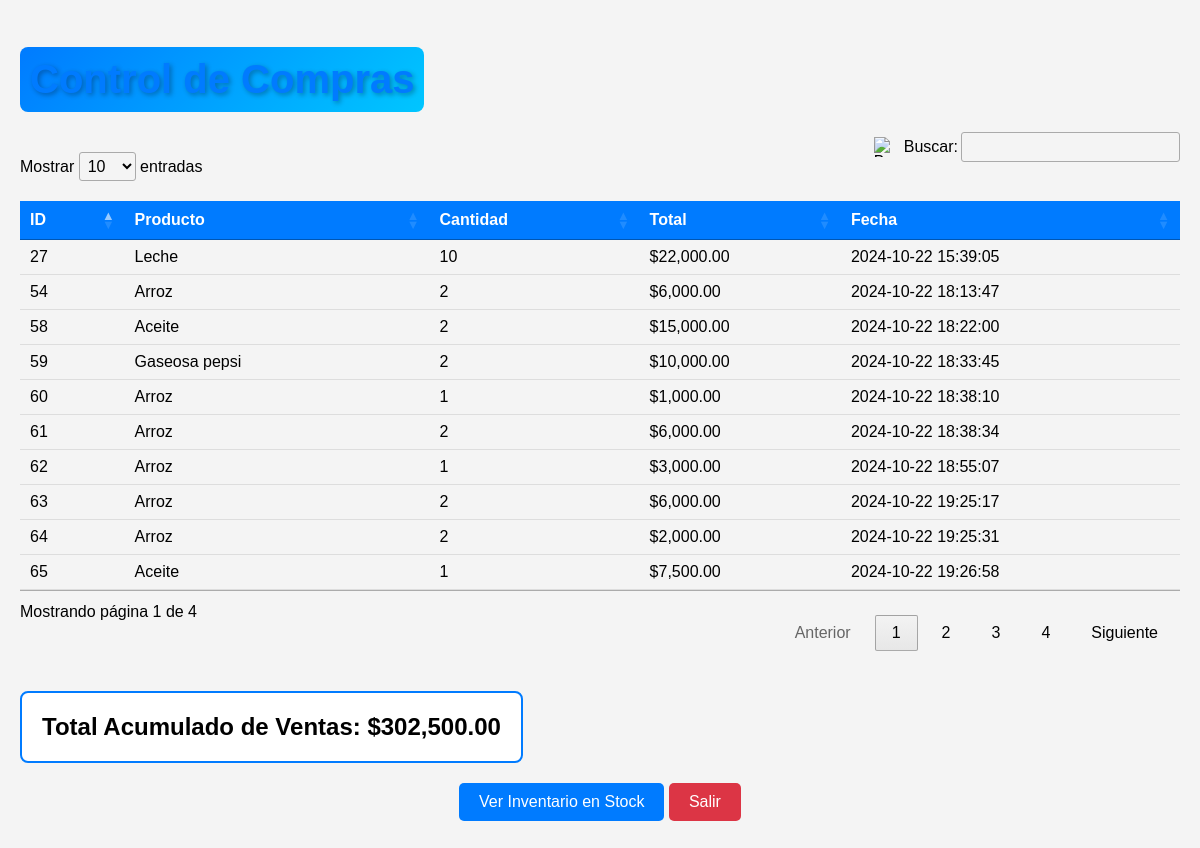
The app's page /control_compras.php (signed in) with its own data.
### tables this page shows
CREATE TABLE `ventas` (
  `id` int NOT NULL,
  `producto_id` int DEFAULT NULL,
  `cantidad` int DEFAULT NULL,
  `total` decimal(10,2) DEFAULT NULL,
  `fecha` datetime DEFAULT CURRENT_TIMESTAMP
);

CREATE TABLE `productos` (
  `id` int NOT NULL,
  `nombre` varchar(255) NOT NULL,
  `precio` decimal(10,0) NOT NULL
);

### control_compras.php (the view, shortened to what this page needs)
<?php
include 'conexion.php';
$sql = "SELECT v.id, v.producto_id, v.cantidad, v.total, v.fecha, p.nombre
        FROM ventas v
        JOIN productos p ON v.producto_id = p.id
        ORDER BY v.fecha DESC";
$result = $conn->query($sql);
$totalAcumulado = 0;
$totalQuery = "SELECT SUM(total) AS total FROM ventas";
$totalResult = $conn->query($totalQuery);
if ($totalResult && $totalRow = $totalResult->fetch_assoc()) {
    $totalAcumulado = $totalRow['total'] ? $totalRow['total'] : 0;
}
?>
<!DOCTYPE html>
<html lang="es">
<head>
    <link rel="stylesheet" href="https://cdn.datatables.net/1.11.5/css/jquery.dataTables.min.css">
</head>
<body>
    <h1>Control de Compras</h1>
    <table id="comprasTable">
        <thead>
            <tr>
                <th>ID</th>
                <th>Producto</th>
                <th>Cantidad</th>
                <th>Total</th>
                <th>Fecha</th>
            </tr>
        </thead>
        <tbody>
            <?php if ($result->num_rows > 0): ?>
                <?php while ($venta = $result->fetch_assoc()): ?>
                    <tr>
                        <td><?php echo $venta['id']; ?></td>
                        <td><?php echo htmlspecialchars($venta['nombre']); ?></td>
                        <td><?php echo $venta['cantidad']; ?></td>
                        <td><?php echo '$' . number_format($venta['total'], 2); ?></td>
                        <td><?php echo $venta['fecha']; ?></td>
                    </tr>
                <?php endwhile; ?>
            <?php else: ?>
                <tr>
                    <td colspan="5">No hay compras registradas.</td>
                </tr>
            <?php endif; ?>
        </tbody>
    </table>
    <div class="total">
        Total Acumulado de Ventas: $<?php echo number_format($totalAcumulado, 2); ?>
    </div>
    <div class="button-container" style="text-align: center;">
        <a href="inventario.php" class="btn">Ver Inventario en Stock</a>
        <a href="logout.php" class="btn logout-btn">Salir</a>
    </div>
</body>
</html>

### control_compras.php (style rules this page uses)
body { font-family: Arial, sans-serif; background-color: #f4f4f4; margin: 0; padding: 20px; }
h1 { text-align: center; color: #007bff; font-size: 2.5em; text-shadow: 2px 2px 5px rgba(0, 0, 0, 0.3); margin-bottom: 20px; padding: 10px; border-radius: 8px; background: linear-gradient(135deg, #007bff, #00c6ff); display: inline-block; }
table { width: 100%; border-collapse: collapse; margin-top: 20px; }
th, td { padding: 12px; text-align: left; border-bottom: 1px solid #ddd; }
th { background-color: #007bff; color: white; }
.total { text-align: center; margin-top: 20px; font-size: 1.5em; font-weight: bold; padding: 20px; background-color: #ffffff; border: 2px solid #007bff; border-radius: 8px; display: inline-block; }
.btn { display: inline-block; margin: 20px auto; padding: 10px 20px; background-color: #007bff; color: white; text-decoration: none; border-radius: 5px; text-align: center; font-size: 16px; transition: background-color 0.3s; }
.logout-btn { background-color: #dc3545; margin-top: 20px; }

### records on screen
ventas: id "65", producto.nombre "Aceite", cantidad "1", total "7,500.00", fecha "2024-10-22 19:26:58"
ventas: id "64", producto.nombre "Arroz", cantidad "2", total "2,000.00", fecha "2024-10-22 19:25:31"
ventas: id "63", producto.nombre "Arroz", cantidad "2", total "6,000.00", fecha "2024-10-22 19:25:17"
ventas: id "62", producto.nombre "Arroz", cantidad "1", total "3,000.00", fecha "2024-10-22 18:55:07"
ventas: id "61", producto.nombre "Arroz", cantidad "2", total "6,000.00", fecha "2024-10-22 18:38:34"
ventas: id "60", producto.nombre "Arroz", cantidad "1", total "1,000.00", fecha "2024-10-22 18:38:10"
ventas: id "59", producto.nombre "Gaseosa pepsi", cantidad "2", total "10,000.00", fecha "2024-10-22 18:33:45"
ventas: id "58", producto.nombre "Aceite", cantidad "2", total "15,000.00", fecha "2024-10-22 18:22:00"
ventas: id "54", producto.nombre "Arroz", cantidad "2", total "6,000.00", fecha "2024-10-22 18:13:47"
ventas: id "27", producto.nombre "Leche", cantidad "10", total "22,000.00", fecha "2024-10-22 15:39:05"

### other values on screen
$totalAcumulado "302,500.00"
